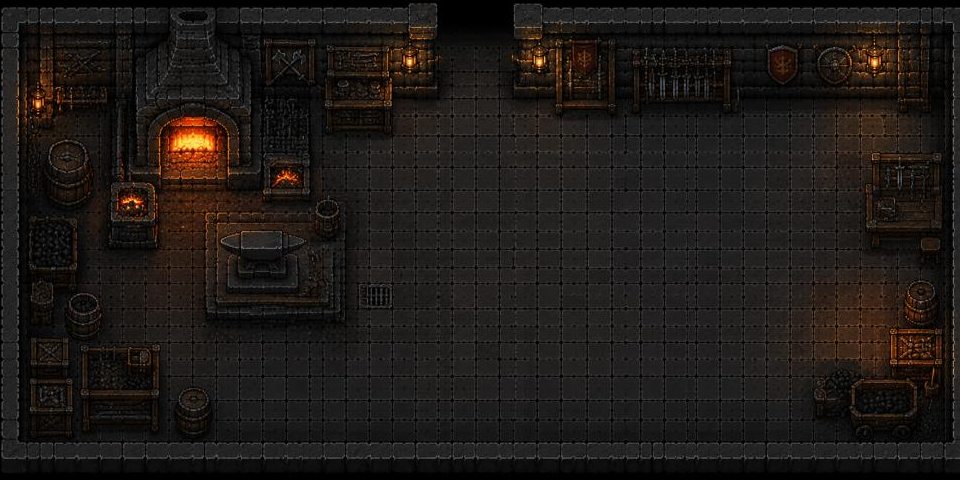

A 2D game scene composited from a Tiled map and its tileset images. What follows is a short description and the map's XML, with every tile layer's data as written:
An orthogonal 30x15 tile map with 32x32 px tiles, 1 tile layer (wall), 2 hidden layers not drawn, 2 tilesets, 1 image layer and 4 objects (2x spawn, exit).

<map version="1.10" tiledversion="1.12.1" orientation="orthogonal" renderorder="right-down" width="30" height="15" tilewidth="32" tileheight="32" infinite="0" nextlayerid="11" nextobjectid="14">
 <tileset firstgid="1" source="../tilesets/tiny-dungeon.tsx" />
 <tileset firstgid="133" source="../tilesets/realm-tiles.tsx" />
 <layer id="8" name="ground" width="30" height="15" visible="0">
  <data encoding="csv">
49,49,49,49,49,49,49,134,134,134,134,49,49,49,49,49,49,49,49,49,49,49,49,49,134,134,134,134,49,49,
134,134,134,134,134,134,134,134,134,134,134,134,134,134,49,49,49,49,134,134,134,134,134,134,134,134,134,134,134,134,
134,134,134,138,138,134,134,134,134,134,134,134,134,134,134,134,134,134,134,134,134,134,134,134,134,134,134,134,134,134,
134,134,134,138,138,134,134,134,134,134,134,134,134,134,134,134,134,134,134,134,134,134,134,134,134,134,134,134,134,134,
134,134,134,138,138,134,134,134,134,134,134,134,134,134,134,134,134,134,134,134,134,134,134,134,134,134,134,134,134,134,
134,134,134,138,138,134,134,134,134,134,134,134,134,134,134,134,134,134,134,134,134,134,134,134,134,134,134,134,134,135,
135,135,135,135,135,135,135,135,135,135,135,135,135,135,135,135,135,135,135,135,135,135,135,135,135,135,135,135,135,135,
135,135,135,135,135,135,135,135,135,135,135,135,135,135,135,135,135,134,134,134,134,135,135,135,135,135,135,135,135,135,
135,138,138,138,138,138,135,135,135,135,135,135,135,135,135,135,134,134,134,134,134,134,134,135,135,135,135,135,135,135,
135,138,138,138,138,138,135,135,135,135,135,135,135,137,137,134,136,136,134,134,134,134,134,135,135,135,135,135,135,135,
135,138,138,138,138,138,135,135,135,135,135,135,135,137,137,134,136,136,134,134,134,134,134,135,135,135,135,135,135,135,
135,138,138,138,138,138,135,135,135,135,135,135,135,135,135,135,134,134,134,134,134,134,134,135,135,135,135,135,135,135,
135,135,135,135,135,135,135,135,135,135,135,135,135,135,135,135,135,134,134,134,134,135,135,135,135,135,135,135,135,135,
135,135,133,133,135,135,135,135,135,135,135,135,135,135,135,135,135,135,135,135,135,135,135,135,135,135,135,135,135,135,
0,0,0,0,0,0,0,0,0,0,0,0,0,0,0,0,0,0,0,0,0,0,0,0,0,0,0,0,0,0
</data>
 </layer>
 <layer id="5" name="decor" width="30" height="15" visible="0">
  <data encoding="csv">
0,0,0,0,0,0,0,0,0,0,0,0,0,0,0,0,0,0,0,0,0,0,0,0,0,0,0,0,0,0,
0,0,0,0,0,0,0,0,0,0,0,0,0,0,0,0,0,0,0,0,0,0,0,0,0,0,0,0,0,0,
0,0,0,0,0,0,0,0,0,0,0,0,0,0,0,0,0,0,0,0,0,0,0,0,0,0,0,0,0,0,
0,0,0,0,0,0,0,0,0,0,0,0,0,0,0,0,0,0,0,0,0,0,0,0,0,0,0,0,0,0,
0,0,0,0,0,0,0,0,0,0,0,0,0,0,0,0,0,0,0,0,0,0,0,0,0,0,0,0,0,0,
0,0,0,0,0,0,0,0,0,0,0,0,0,0,0,0,0,0,0,0,0,0,0,0,0,0,0,0,0,0,
0,0,0,0,0,0,0,0,0,0,0,0,0,0,0,0,0,0,0,0,0,0,0,0,0,0,0,0,0,0,
0,0,0,0,0,0,0,0,0,0,0,0,0,0,0,87,0,0,0,0,0,0,0,0,0,0,0,0,0,0,
0,0,0,0,0,0,0,0,0,0,0,0,0,0,0,0,0,0,0,0,0,0,0,0,0,0,0,0,0,0,
0,0,0,0,0,0,0,0,0,0,0,0,0,0,0,0,0,0,0,0,0,0,0,0,0,0,0,0,0,0,
0,0,0,0,0,0,0,0,0,0,0,0,0,0,0,0,0,0,0,0,0,0,0,0,0,0,0,0,0,0,
0,0,0,0,0,0,0,0,0,0,0,0,0,0,0,0,0,0,0,0,0,0,0,0,0,0,0,0,0,0,
0,0,0,0,0,0,0,0,0,0,0,0,0,0,0,0,0,0,0,0,0,0,0,0,0,0,0,0,0,0,
0,0,0,0,0,0,0,0,0,0,0,0,0,0,0,0,0,0,0,0,0,0,0,0,0,0,0,0,0,0,
0,0,0,0,0,0,0,0,0,0,0,0,0,0,0,0,0,0,0,0,0,0,0,0,0,0,0,0,0,0
</data>
 </layer>
 <layer id="4" name="wall" width="30" height="15">
  <data encoding="csv">
1,1,1,1,1,1,1,1,1,1,1,1,1,1,0,0,1,1,1,1,1,1,1,1,1,1,1,1,1,1,
1,1,1,1,1,1,1,1,1,1,1,1,1,1,0,0,1,1,1,1,1,1,1,1,1,1,1,1,1,1,
1,1,1,1,1,1,1,1,1,1,1,1,1,1,0,0,1,1,1,1,1,1,1,1,1,1,1,1,1,1,
1,1,1,1,1,1,1,1,1,1,1,1,0,0,0,0,0,1,1,0,0,0,0,0,0,0,0,0,0,0,
1,1,1,1,1,1,1,1,1,1,0,0,0,0,0,0,0,0,0,0,0,0,0,0,0,0,0,0,0,0,
1,1,1,1,1,1,1,1,1,1,0,0,0,0,0,0,0,0,0,0,0,0,0,0,0,0,0,1,1,1,
1,1,1,1,1,1,1,1,1,1,1,0,0,0,0,0,0,0,0,0,0,0,0,0,0,0,0,1,1,1,
1,1,1,1,1,1,1,1,1,1,1,0,0,0,0,0,0,0,0,0,0,0,0,0,0,0,0,1,1,1,
1,1,1,0,0,0,1,1,1,1,1,0,0,0,0,0,0,0,0,0,0,0,0,0,0,0,0,0,1,1,
1,1,1,0,0,0,1,1,1,1,1,0,0,0,0,0,0,0,0,0,0,0,0,0,0,0,0,0,1,1,
1,1,1,0,0,0,0,0,0,0,0,0,0,0,0,0,0,0,0,0,0,0,0,0,0,0,0,1,1,1,
1,1,1,1,1,0,0,0,0,0,0,0,0,0,0,0,0,0,0,0,0,0,0,0,0,0,1,1,1,1,
1,1,1,1,1,1,1,0,0,0,0,0,0,0,0,0,0,0,0,0,0,0,0,0,0,1,1,1,1,1,
1,1,1,1,1,1,1,0,0,0,0,0,0,0,0,0,0,0,0,0,0,0,0,0,0,0,1,1,1,1,
1,1,1,1,1,1,1,1,1,1,1,1,1,1,1,1,1,1,1,1,1,1,1,1,1,1,1,1,1,1
</data>
 </layer>
 <imagelayer id="10" name="view" offsetx="-13.9822" offsety="-11.8085">
  <image source="../map_bg/forge.jpg" width="1000" height="500" />
 </imagelayer>
 <objectgroup id="3" name="objects">
  <object id="2" name="spawn-north" type="spawn" x="443.337" y="105.465" width="60.3015" height="35.5462">
   <properties>
    <property name="direction" value="north" />
   </properties>
  </object>
  <object id="7" name="spawn-default" type="spawn" x="569.27" y="190.599" width="57.7625" height="63.4753">
   <properties>
    <property name="direction" value="default" />
   </properties>
  </object>
  <object id="13" x="127.59" y="256.702" width="63.7979" height="63.5462">
   <properties>
    <property name="npcId" value="merchant" />
    <property name="type" value="npc" />
   </properties>
  </object>
  <object id="12" name="exit-to-armory" type="exit" x="442.344" y="15.7837" width="64.7802" height="63.032">
   <properties>
    <property name="direction" value="north" />
    <property name="targetRoomId" value="armory" />
   </properties>
  </object>
 </objectgroup>
</map>
